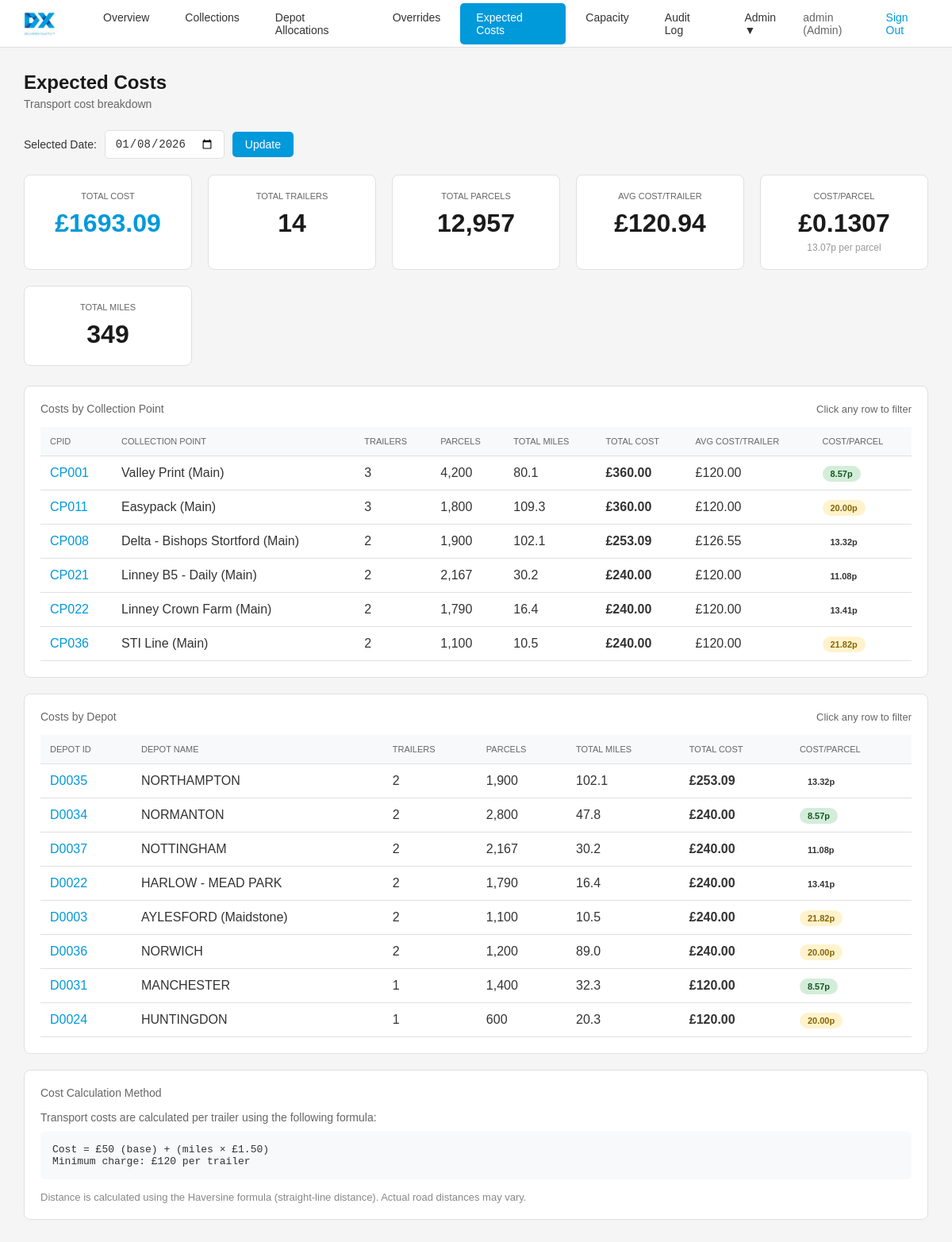
Screenshot of /expected-costs (signed in) with the database file from the repository.
### app/models.py (models this page shows)
class User(Base):
    __tablename__ = "users"
    id = Column(Integer, primary_key=True, index=True)
    username = Column(String(50), unique=True, index=True, nullable=False)
    email = Column(String(100), unique=True, index=True, nullable=False)
    password_hash = Column(String(255), nullable=False)
    role = Column(String(20), nullable=False, default="Viewer")  # Admin, Operator, Viewer
    is_active = Column(Boolean, default=True)
    last_login = Column(DateTime, nullable=True)
    created_at = Column(DateTime, default=datetime.utcnow)

class DailyVolume(Base):
    __tablename__ = "daily_volumes"
    id = Column(Integer, primary_key=True, index=True)
    date = Column(Date, nullable=False, index=True)
    cpid = Column(String(20), ForeignKey("collection_points.cpid"), nullable=False)
    parcels = Column(Integer, nullable=False)
    trailers = Column(Integer, nullable=False)
    imported_by = Column(Integer, ForeignKey("users.id"), nullable=True)
    imported_at = Column(DateTime, default=datetime.utcnow)

class CollectionPoint(Base):
    __tablename__ = "collection_points"
    id = Column(Integer, primary_key=True, index=True)
    cpid = Column(String(20), unique=True, index=True, nullable=False)
    name = Column(String(100), nullable=False)
    latitude = Column(Float, nullable=False)
    longitude = Column(Float, nullable=False)
    is_active = Column(Boolean, default=True)

class ManualOverride(Base):
    __tablename__ = "manual_overrides"
    id = Column(Integer, primary_key=True, index=True)
    date = Column(Date, nullable=False, index=True)
    cpid = Column(String(20), ForeignKey("collection_points.cpid"), nullable=False)
    trailer_number = Column(Integer, nullable=False)
    to_depot_id = Column(String(20), ForeignKey("depots.depot_id"), nullable=False)
    created_by = Column(Integer, ForeignKey("users.id"), nullable=False)
    created_at = Column(DateTime, default=datetime.utcnow)

class Depot(Base):
    __tablename__ = "depots"
    id = Column(Integer, primary_key=True, index=True)
    depot_id = Column(String(20), unique=True, index=True, nullable=False)
    name = Column(String(100), nullable=False)
    latitude = Column(Float, nullable=False)
    longitude = Column(Float, nullable=False)
    daily_capacity = Column(Integer, nullable=False, default=10000)
    is_active = Column(Boolean, default=True)

class CPDepotDistance(Base):
    __tablename__ = "cp_depot_distances"
    id = Column(Integer, primary_key=True, index=True)
    cpid = Column(String(20), ForeignKey("collection_points.cpid"), nullable=False)
    depot_id = Column(String(20), ForeignKey("depots.depot_id"), nullable=False)
    distance_miles = Column(Float, nullable=False)
    rank = Column(Integer, nullable=False)

### app/main.py (the view)
@app.get("/expected-costs")
def expected_costs_page(
    request: Request,
    db: Session = Depends(get_db),
    date_str: str = Query(None, alias="date"),
    cpid: str = Query(None),
    depot: str = Query(None)
):
    user = get_current_user_from_cookie(request, db)
    if not user:
        return RedirectResponse(url="/login", status_code=303)
    selected_date = date.today()
    if date_str:
        try:
            selected_date = datetime.strptime(date_str, "%Y-%m-%d").date()
        except ValueError:
            pass
    allocations, _ = get_allocations(db, selected_date)
    filter_type = None
    filter_value = None
    if cpid:
        allocations = [a for a in allocations if a['cpid'] == cpid]
        filter_type = "CPID"
        filter_value = cpid
    elif depot:
        allocations = [a for a in allocations if a['depot_id'] == depot]
        filter_type = "Depot"
        depot_obj = db.query(Depot).filter(Depot.depot_id == depot).first()
        filter_value = depot_obj.name if depot_obj else depot
    total_cost = sum(a['cost'] for a in allocations)
    total_miles = sum(a['distance'] for a in allocations)
    total_trailers = len(allocations)
    total_parcels = sum(a['parcels'] for a in allocations)
    avg_cost = total_cost / total_trailers if total_trailers > 0 else 0
    cost_per_parcel = total_cost / total_parcels if total_parcels > 0 else 0
    summary = {
        'total_cost': total_cost,
        'total_trailers': total_trailers,
        'total_parcels': total_parcels,
        'avg_cost_per_trailer': avg_cost,
        'cost_per_parcel': cost_per_parcel,
        'total_miles': total_miles
    }
    cp_data = {}
    for alloc in allocations:
        cpid_key = alloc['cpid']
        if cpid_key not in cp_data:
            cp_data[cpid_key] = {
                'cpid': cpid_key,
                'name': alloc['cp_name'],
                'trailers': 0,
                'parcels': 0,
                'total_miles': 0,
                'total_cost': 0
            }
        cp_data[cpid_key]['trailers'] += 1
        cp_data[cpid_key]['parcels'] += alloc['parcels']
        cp_data[cpid_key]['total_miles'] += alloc['distance']
        cp_data[cpid_key]['total_cost'] += alloc['cost']
    for cpid_key in cp_data:
        cp_data[cpid_key]['avg_cost'] = cp_data[cpid_key]['total_cost'] / cp_data[cpid_key]['trailers']
        cp_data[cpid_key]['cost_per_parcel'] = cp_data[cpid_key]['total_cost'] / cp_data[cpid_key]['parcels'] if cp_data[cpid_key]['parcels'] > 0 else 0
    costs_by_cp = sorted(cp_data.values(), key=lambda x: x['total_cost'], reverse=True)
    depot_data = {}
    for alloc in allocations:
        did = alloc['depot_id']
        if did not in depot_data:
            depot_data[did] = {
                'depot_id': did,
                'name': alloc['depot_name'],
                'trailers': 0,
                'parcels': 0,
                'total_miles': 0,
                'total_cost': 0
            }
        depot_data[did]['trailers'] += 1
        depot_data[did]['parcels'] += alloc['parcels']
        depot_data[did]['total_miles'] += alloc['distance']
        depot_data[did]['total_cost'] += alloc['cost']
    for did in depot_data:
        depot_data[did]['cost_per_parcel'] = depot_data[did]['total_cost'] / depot_data[did]['parcels'] if depot_data[did]['parcels'] > 0 else 0
    costs_by_depot = sorted(depot_data.values(), key=lambda x: x['total_cost'], reverse=True)
    return templates.TemplateResponse("expected_costs.html", {
        "request": request,
        "user": user,
        "active_page": "expected-costs",
        "selected_date": selected_date.strftime("%Y-%m-%d"),
        "summary": summary,
        "costs_by_cp": costs_by_cp,
        "costs_by_depot": costs_by_depot,
        "filter_type": filter_type,
        "filter_value": filter_value
    })

### app/templates/expected_costs.html (shortened to what this page needs)
{% extends "base.html" %}
{% block content %}
<div class="page-header">
    <h2>Expected Costs</h2>
    <p>Transport cost breakdown</p>
</div>
<div class="date-selector" style="margin-bottom: 20px;">
    <label for="selected-date">Selected Date:</label>
    <input type="date" id="selected-date" value="{{ selected_date }}">
    <button class="btn btn-primary" onclick="changeDate()">Update</button>
</div>
<div class="stats-grid">
    <div class="stat-card">
        <h3>Total Cost</h3>
        <div class="value cost">£{{ "%.2f"|format(summary.total_cost) }}</div>
    </div>
    <div class="stat-card">
        <h3>Total Trailers</h3>
        <div class="value">{{ summary.total_trailers }}</div>
    </div>
    <div class="stat-card">
        <h3>Total Parcels</h3>
        <div class="value">{{ "{:,}".format(summary.total_parcels) }}</div>
    </div>
    <div class="stat-card">
        <h3>Avg Cost/Trailer</h3>
        <div class="value">£{{ "%.2f"|format(summary.avg_cost_per_trailer) }}</div>
    </div>
    <div class="stat-card">
        <h3>Cost/Parcel</h3>
        <div class="value">£{{ "%.4f"|format(summary.cost_per_parcel) }}</div>
        <div class="subtitle">{{ "%.2f"|format(summary.cost_per_parcel * 100) }}p per parcel</div>
    </div>
    <div class="stat-card">
        <h3>Total Miles</h3>
        <div class="value">{{ "%.0f"|format(summary.total_miles) }}</div>
    </div>
</div>
{% if costs_by_cp %}
<div class="card">
    <div class="card-header">
        <h3>Costs by Collection Point</h3>
        <span style="color: #666; font-size: 13px;">Click any row to filter</span>
    </div>
    <div style="overflow-x: auto;">
        <table>
            <thead>
                <tr>
                    <th>CPID</th>
                    <th>Collection Point</th>
                    <th>Trailers</th>
                    <th>Parcels</th>
                    <th>Total Miles</th>
                    <th>Total Cost</th>
                    <th>Avg Cost/Trailer</th>
                    <th>Cost/Parcel</th>
                </tr>
            </thead>
            <tbody>
                {% for cp in costs_by_cp %}
                <tr onclick="filterByCp('{{ cp.cpid }}')" style="cursor: pointer;">
                    <td class="clickable">{{ cp.cpid }}</td>
                    <td>{{ cp.name }}</td>
                    <td>{{ cp.trailers }}</td>
                    <td>{{ "{:,}".format(cp.parcels) }}</td>
                    <td>{{ "%.1f"|format(cp.total_miles) }}</td>
                    <td><strong>£{{ "%.2f"|format(cp.total_cost) }}</strong></td>
                    <td>£{{ "%.2f"|format(cp.avg_cost) }}</td>
                    <td>
                        <span class="badge {% if cp.cost_per_parcel > summary.cost_per_parcel * 1.2 %}badge-warning{% elif cp.cost_per_parcel < summary.cost_per_parcel * 0.8 %}badge-success{% endif %}">
                            {{ "%.2f"|format(cp.cost_per_parcel * 100) }}p
                        </span>
                    </td>
                </tr>
                {% endfor %}
            </tbody>
        </table>
    </div>
</div>
<div class="card">
    <div class="card-header">
        <h3>Costs by Depot</h3>
        <span style="color: #666; font-size: 13px;">Click any row to filter</span>
    </div>
    <div style="overflow-x: auto;">
        <table>
            <thead>
                <tr>
                    <th>Depot ID</th>
                    <th>Depot Name</th>
                    <th>Trailers</th>
                    <th>Parcels</th>
                    <th>Total Miles</th>
                    <th>Total Cost</th>
                    <th>Cost/Parcel</th>
                </tr>
            </thead>
            <tbody>
                {% for depot in costs_by_depot %}
                <tr onclick="filterByDepot('{{ depot.depot_id }}')" style="cursor: pointer;">
                    <td class="clickable">{{ depot.depot_id }}</td>
                    <td>{{ depot.name }}</td>
                    <td>{{ depot.trailers }}</td>
                    <td>{{ "{:,}".format(depot.parcels) }}</td>
                    <td>{{ "%.1f"|format(depot.total_miles) }}</td>
                    <td><strong>£{{ "%.2f"|format(depot.total_cost) }}</strong></td>
                    <td>
                        <span class="badge {% if depot.cost_per_parcel > summary.cost_per_parcel * 1.2 %}badge-warning{% elif depot.cost_per_parcel < summary.cost_per_parcel * 0.8 %}badge-success{% endif %}">
                            {{ "%.2f"|format(depot.cost_per_parcel * 100) }}p
                        </span>
                    </td>
                </tr>
                {% endfor %}
            </tbody>
        </table>
    </div>
</div>
<div class="card">
    <div class="card-header">
        <h3>Cost Calculation Method</h3>
    </div>
    <div class="card-body">
        <p style="color: #666; font-size: 14px; margin-bottom: 10px;">
            Transport costs are calculated per trailer using the following formula:
        </p>
        <div style="background: #f8f9fa; padding: 15px; border-radius: 5px; font-family: monospace; margin-bottom: 15px;">
            Cost = £50 (base) + (miles × £1.50)<br>
            Minimum charge: £120 per trailer
        </div>
        <p style="color: #888; font-size: 13px;">
            Distance is calculated using the Haversine formula (straight-line distance).
            Actual road distances may vary.
        </p>
    </div>
</div>
{% else %}
<div class="card">
    <p class="no-data">
        No cost data for this date. Import volumes to see cost calculations.
    </p>
</div>
{% endif %}
{% endblock %}

### app/templates/base.html (shortened to what this page needs)
<!DOCTYPE html>
<html lang="en">
<head>
    <link rel="stylesheet" href="https://unpkg.com/leaflet@1.9.4/dist/leaflet.css" />
</head>
<body>
    <header class="header">
        <div class="header-left">
            <img src="/static/dx_freight_logo.jpg" alt="DX" class="logo">
            <ul class="nav-menu">
                <li><a href="/dashboard{% if selected_date %}?date={{ selected_date }}{% endif %}" class="{% if active_page == 'dashboard' %}active{% endif %}">Overview</a></li>
                <li><a href="/collections{% if selected_date %}?date={{ selected_date }}{% endif %}" class="{% if active_page == 'collections' %}active{% endif %}">Collections</a></li>
                <li><a href="/depot-allocations{% if selected_date %}?date={{ selected_date }}{% endif %}" class="{% if active_page == 'depot-allocations' %}active{% endif %}">Depot Allocations</a></li>
                <li><a href="/overrides{% if selected_date %}?date={{ selected_date }}{% endif %}" class="{% if active_page == 'overrides' %}active{% endif %}">Overrides</a></li>
                <li><a href="/expected-costs{% if selected_date %}?date={{ selected_date }}{% endif %}" class="{% if active_page == 'expected-costs' %}active{% endif %}">Expected Costs</a></li>
                {% if user.role in ['Admin', 'Operator'] %}
                <li><a href="/capacity-overrides{% if selected_date %}?date={{ selected_date }}{% endif %}" class="{% if active_page == 'capacity-overrides' %}active{% endif %}">Capacity</a></li>
                {% endif %}
                <li><a href="/audit-log" class="{% if active_page == 'audit-log' %}active{% endif %}">Audit Log</a></li>
                {% if user.role == 'Admin' %}
                <li class="admin-menu">
                    <a href="#" class="{% if active_page in ['users', 'setup', 'import-volumes'] %}active{% endif %}">Admin ▼</a>
                </li>
                {% elif user.role == 'Operator' %}
                <li><a href="/import-volumes" class="{% if active_page == 'import-volumes' %}active{% endif %}">Import</a></li>
                {% endif %}
            </ul>
        </div>
        <div class="header-right">
            <span>{{ user.username }} ({{ user.role }})</span>
            <a href="/logout">Sign Out</a>
        </div>
    </header>
    <main class="main-content">
        {% block content %}{% endblock %}
    </main>
</body>
</html>

### rows the page displays
User: username "admin", role "Admin"
DailyVolume: cpid "CP001"
CollectionPoint: name "Valley Print (Main)"
DailyVolume: cpid "CP011"
CollectionPoint: name "Easypack (Main)"
DailyVolume: cpid "CP008"
CollectionPoint: name "Delta - Bishops Stortford (Main)"
DailyVolume: cpid "CP021"
CollectionPoint: name "Linney B5 - Daily (Main)"
DailyVolume: cpid "CP022"
CollectionPoint: name "Linney Crown Farm (Main)"
DailyVolume: cpid "CP036"
CollectionPoint: name "STI Line (Main)"
ManualOverride: depot_id "D0035"
Depot: name "NORTHAMPTON"
CPDepotDistance: depot_id "D0034"
Depot: name "NORMANTON"
CPDepotDistance: depot_id "D0037"
Depot: name "NOTTINGHAM"
CPDepotDistance: depot_id "D0022"
Depot: name "HARLOW - MEAD PARK"
CPDepotDistance: depot_id "D0003"
Depot: name "AYLESFORD (Maidstone)"
CPDepotDistance: depot_id "D0036"
Depot: name "NORWICH"
CPDepotDistance: depot_id "D0031"
Depot: name "MANCHESTER"
CPDepotDistance: depot_id "D0024"
Depot: name "HUNTINGDON"

### other values shown
{{ "%.2f"|format(summary.total_cost) }} "1693.09"
{{ summary.total_trailers }} "14"
{{ "{:,}".format(summary.total_parcels) }} "12,957"
{{ "%.2f"|format(summary.avg_cost_per_trailer) }} "120.94"
{{ "%.4f"|format(summary.cost_per_parcel) }} "0.1307"
{{ "%.2f"|format(summary.cost_per_parcel * 100) }} "13.07"
{{ "%.0f"|format(summary.total_miles) }} "349"
{{ cp.trailers }} "3" "3" "2" "2" "2" "2"
{{ "{:,}".format(cp.parcels) }} "4,200" "1,800" "1,900" "2,167" "1,790" "1,100"
{{ "%.1f"|format(cp.total_miles) }} "80.1" "109.3" "102.1" "30.2" "16.4" "10.5"
{{ "%.2f"|format(cp.total_cost) }} "360.00" "360.00" "253.09" "240.00" "240.00" "240.00"
{{ "%.2f"|format(cp.avg_cost) }} "120.00" "120.00" "126.55" "120.00" "120.00" "120.00"
{{ "%.2f"|format(cp.cost_per_parcel * 100) }} "8.57" "20.00" "13.32" "11.08" "13.41" "21.82"
{{ depot.trailers }} "2" "2" "2" "2" "2" "2" "1" "1"
{{ "{:,}".format(depot.parcels) }} "1,900" "2,800" "2,167" "1,790" "1,100" "1,200" "1,400" "600"
